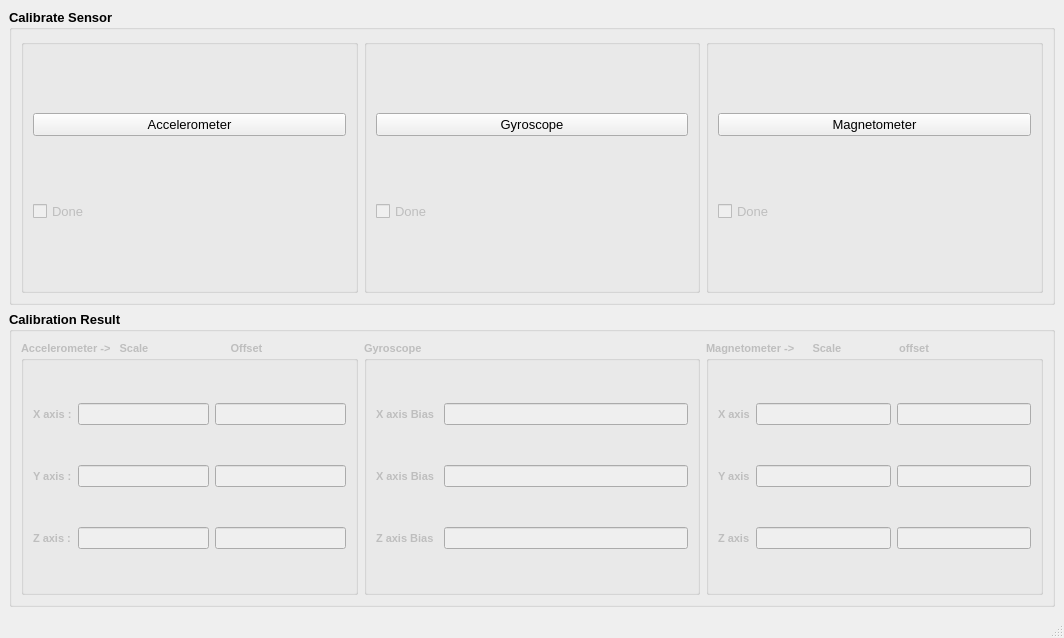
<?xml version="1.0" encoding="UTF-8"?>
<ui version="4.0">
 <class>MainWindow</class>
 <widget class="QMainWindow" name="MainWindow">
  <property name="geometry">
   <rect>
    <x>0</x>
    <y>0</y>
    <width>1064</width>
    <height>638</height>
   </rect>
  </property>
  <property name="windowTitle">
   <string>MainWindow</string>
  </property>
  <widget class="QWidget" name="centralwidget">
   <layout class="QVBoxLayout" name="verticalLayout">
    <item>
     <widget class="QGroupBox" name="groupBox">
      <property name="font">
       <font>
        <pointsize>10</pointsize>
        <weight>75</weight>
        <bold>true</bold>
       </font>
      </property>
      <property name="title">
       <string>Calibrate Sensor</string>
      </property>
      <layout class="QHBoxLayout" name="horizontalLayout">
       <item>
        <widget class="QGroupBox" name="groupBox_4">
         <property name="title">
          <string/>
         </property>
         <layout class="QVBoxLayout" name="verticalLayout_2">
          <item>
           <widget class="QPushButton" name="pb_calibrateAcc">
            <property name="font">
             <font>
              <weight>50</weight>
              <bold>false</bold>
             </font>
            </property>
            <property name="text">
             <string>Accelerometer</string>
            </property>
           </widget>
          </item>
          <item>
           <widget class="QCheckBox" name="cb_Acc">
            <property name="enabled">
             <bool>false</bool>
            </property>
            <property name="font">
             <font>
              <weight>50</weight>
              <bold>false</bold>
             </font>
            </property>
            <property name="text">
             <string>Done</string>
            </property>
           </widget>
          </item>
         </layout>
        </widget>
       </item>
       <item>
        <widget class="QGroupBox" name="groupBox_5">
         <property name="title">
          <string/>
         </property>
         <layout class="QVBoxLayout" name="verticalLayout_4">
          <item>
           <widget class="QPushButton" name="pb_calibrateGyro">
            <property name="font">
             <font>
              <weight>50</weight>
              <bold>false</bold>
             </font>
            </property>
            <property name="text">
             <string>Gyroscope</string>
            </property>
           </widget>
          </item>
          <item>
           <widget class="QCheckBox" name="cb_Gyro">
            <property name="enabled">
             <bool>false</bool>
            </property>
            <property name="font">
             <font>
              <weight>50</weight>
              <bold>false</bold>
             </font>
            </property>
            <property name="text">
             <string>Done</string>
            </property>
           </widget>
          </item>
         </layout>
        </widget>
       </item>
       <item>
        <widget class="QGroupBox" name="groupBox_6">
         <property name="title">
          <string/>
         </property>
         <layout class="QVBoxLayout" name="verticalLayout_5">
          <item>
           <widget class="QPushButton" name="pb_calibrateMag">
            <property name="font">
             <font>
              <weight>50</weight>
              <bold>false</bold>
             </font>
            </property>
            <property name="text">
             <string>Magnetometer</string>
            </property>
           </widget>
          </item>
          <item>
           <widget class="QCheckBox" name="cb_Mag">
            <property name="enabled">
             <bool>false</bool>
            </property>
            <property name="font">
             <font>
              <weight>50</weight>
              <bold>false</bold>
             </font>
            </property>
            <property name="text">
             <string>Done</string>
            </property>
           </widget>
          </item>
         </layout>
        </widget>
       </item>
      </layout>
     </widget>
    </item>
    <item>
     <widget class="QGroupBox" name="groupBox_2">
      <property name="font">
       <font>
        <pointsize>10</pointsize>
        <weight>75</weight>
        <bold>true</bold>
       </font>
      </property>
      <property name="title">
       <string>Calibration Result</string>
      </property>
      <layout class="QHBoxLayout" name="horizontalLayout_2">
       <item>
        <widget class="QGroupBox" name="groupBox_7">
         <property name="enabled">
          <bool>false</bool>
         </property>
         <property name="font">
          <font>
           <pointsize>8</pointsize>
          </font>
         </property>
         <property name="title">
          <string>Accelerometer -&gt;   Scale                           Offset</string>
         </property>
         <layout class="QGridLayout" name="gridLayout">
          <item row="1" column="1">
           <widget class="QLineEdit" name="tv_AccScaleY"/>
          </item>
          <item row="2" column="0">
           <widget class="QLabel" name="label_2">
            <property name="text">
             <string>Z axis :</string>
            </property>
           </widget>
          </item>
          <item row="2" column="2">
           <widget class="QLineEdit" name="tv_AccOffZ"/>
          </item>
          <item row="2" column="1">
           <widget class="QLineEdit" name="tv_AccScaleZ"/>
          </item>
          <item row="1" column="2">
           <widget class="QLineEdit" name="tv_AccOffY"/>
          </item>
          <item row="0" column="0">
           <widget class="QLabel" name="label_3">
            <property name="text">
             <string>X axis :</string>
            </property>
           </widget>
          </item>
          <item row="0" column="1">
           <widget class="QLineEdit" name="tv_AccScaleX"/>
          </item>
          <item row="0" column="2">
           <widget class="QLineEdit" name="tv_AccOffX">
            <property name="enabled">
             <bool>false</bool>
            </property>
            <property name="font">
             <font>
              <weight>50</weight>
              <bold>false</bold>
             </font>
            </property>
           </widget>
          </item>
          <item row="1" column="0">
           <widget class="QLabel" name="label_9">
            <property name="text">
             <string>Y axis :</string>
            </property>
           </widget>
          </item>
         </layout>
        </widget>
       </item>
       <item>
        <widget class="QGroupBox" name="groupBox_8">
         <property name="enabled">
          <bool>false</bool>
         </property>
         <property name="font">
          <font>
           <pointsize>8</pointsize>
          </font>
         </property>
         <property name="title">
          <string>Gyroscope</string>
         </property>
         <layout class="QGridLayout" name="gridLayout_2">
          <item row="0" column="0">
           <widget class="QLabel" name="label_4">
            <property name="font">
             <font>
              <pointsize>8</pointsize>
              <weight>75</weight>
              <bold>true</bold>
             </font>
            </property>
            <property name="text">
             <string>X axis Bias </string>
            </property>
           </widget>
          </item>
          <item row="0" column="1">
           <widget class="QLineEdit" name="tv_GyroBiasX">
            <property name="enabled">
             <bool>false</bool>
            </property>
           </widget>
          </item>
          <item row="1" column="0">
           <widget class="QLabel" name="label_5">
            <property name="font">
             <font>
              <pointsize>8</pointsize>
              <weight>75</weight>
              <bold>true</bold>
             </font>
            </property>
            <property name="text">
             <string>X axis Bias </string>
            </property>
           </widget>
          </item>
          <item row="1" column="1">
           <widget class="QLineEdit" name="tv_GyroBiasY"/>
          </item>
          <item row="2" column="0">
           <widget class="QLabel" name="label_10">
            <property name="text">
             <string>Z axis Bias </string>
            </property>
           </widget>
          </item>
          <item row="2" column="1">
           <widget class="QLineEdit" name="tv_GyroBiasZ"/>
          </item>
         </layout>
        </widget>
       </item>
       <item>
        <widget class="QGroupBox" name="groupBox_9">
         <property name="enabled">
          <bool>false</bool>
         </property>
         <property name="font">
          <font>
           <pointsize>8</pointsize>
          </font>
         </property>
         <property name="title">
          <string>Magnetometer -&gt;      Scale                   offset</string>
         </property>
         <layout class="QGridLayout" name="gridLayout_3">
          <item row="0" column="0">
           <widget class="QLabel" name="label_6">
            <property name="text">
             <string>X axis</string>
            </property>
           </widget>
          </item>
          <item row="0" column="1">
           <widget class="QLineEdit" name="lineEdit_11"/>
          </item>
          <item row="0" column="2">
           <widget class="QLineEdit" name="lineEdit_12"/>
          </item>
          <item row="1" column="0">
           <widget class="QLabel" name="label_7">
            <property name="text">
             <string>Y axis</string>
            </property>
           </widget>
          </item>
          <item row="1" column="1">
           <widget class="QLineEdit" name="lineEdit_13"/>
          </item>
          <item row="1" column="2">
           <widget class="QLineEdit" name="lineEdit_14"/>
          </item>
          <item row="2" column="0">
           <widget class="QLabel" name="label_13">
            <property name="text">
             <string>Z axis</string>
            </property>
           </widget>
          </item>
          <item row="2" column="1">
           <widget class="QLineEdit" name="lineEdit_15"/>
          </item>
          <item row="2" column="2">
           <widget class="QLineEdit" name="lineEdit_16"/>
          </item>
         </layout>
        </widget>
       </item>
      </layout>
     </widget>
    </item>
   </layout>
  </widget>
  <widget class="QMenuBar" name="menubar">
   <property name="geometry">
    <rect>
     <x>0</x>
     <y>0</y>
     <width>1064</width>
     <height>26</height>
    </rect>
   </property>
  </widget>
  <widget class="QStatusBar" name="statusbar"/>
 </widget>
 <resources/>
 <connections/>
</ui>
